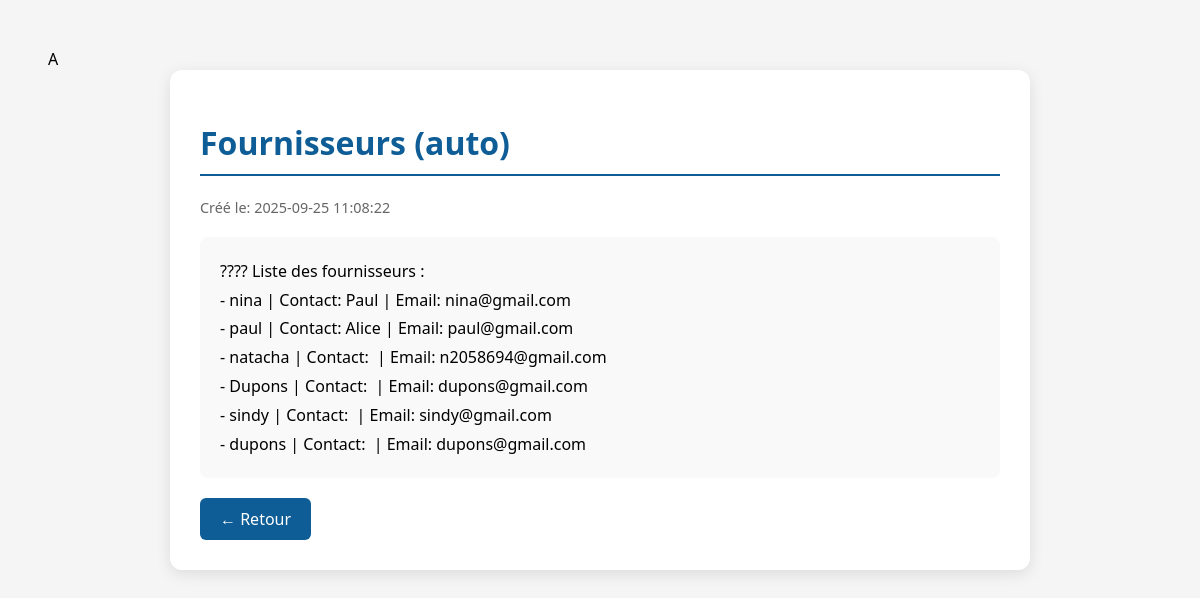
The app's page /public/rapport.php?voir=8 (signed in) with its own data.
### tables this page shows
CREATE TABLE IF NOT EXISTS `rapport` (
  `id_rapport` int NOT NULL AUTO_INCREMENT,
  `titre` varchar(150) DEFAULT NULL,
  `contenu` text,
  `date_creation` datetime DEFAULT CURRENT_TIMESTAMP,
  `id_utilisateur` int DEFAULT NULL,
  PRIMARY KEY (`id_rapport`),
  KEY `id_utilisateur` (`id_utilisateur`)
);

### public/rapport.php (called while the page is built)
<?php
require_once __DIR__ . "/../src/controllers/rapportController.php";
?>

### src/controllers/rapportController.php (the view, shortened to what this page needs)
<?php
require_once __DIR__ . "/../models/Rapport.php";
function trouverRapportParId($id) {
    global $pdo;
    $stmt = $pdo->prepare("SELECT * FROM rapport WHERE id_rapport=?");
    $stmt->execute([$id]);
    return $stmt->fetch(PDO::FETCH_ASSOC);
}
if (isset($_GET['voir']) && is_numeric($_GET['voir'])) {
    $rapport = trouverRapportParId($_GET['voir']);
    if ($rapport) {
        ?>
        <!DOCTYPE html>
        <html>
        <head>
        </head>
        <body>
            <div class="rapport">
                <h1><?= htmlspecialchars($rapport['titre']) ?></h1>
                <div class="meta">Créé le: <?= htmlspecialchars($rapport['date_creation']) ?></div>
                <div class="contenu"><?= htmlspecialchars($rapport['contenu']) ?></div>
                <a href="rapport.php" class="btn">← Retour</a>
            </div>
        </body>
        </html>
        <?php
        exit;
    }
}
?>

### src/controllers/rapportController.php (style rules this page uses)
body { font-family: 'Segoe UI', Arial, sans-serif; padding: 40px; background: #f5f5f5; }
.rapport { background: white; padding: 30px; border-radius: 12px; box-shadow: 0 4px 15px rgba(0,0,0,0.1); max-width: 800px; margin: 0 auto; }
h1 { color: #0e5d96; border-bottom: 2px solid #0e5d96; padding-bottom: 10px; }
.meta { color: #666; font-size: 0.9rem; margin-bottom: 20px; }
.contenu { white-space: pre-wrap; line-height: 1.8; background: #f9f9f9; padding: 20px; border-radius: 8px; }
.btn { display: inline-block; padding: 10px 20px; background: #0e5d96; color: white; text-decoration: none; border-radius: 6px; margin-top: 20px; }

### records on screen
rapport: titre "Fournisseurs (auto)", date_creation "2025-09-25 11:08:22", contenu "???? Liste des fournisseurs : - nina | Contact: Paul | Email: nina@gmail.com - paul | Contact: Alice | Email: paul@gmail.com - natacha | Contact: | Email: n2058694@gmail.com - Dupons | Contact: | Email: dupons@gmail.com - sindy | Contact: | Email: sindy@gmail.com - dupons | Contact: | Email: dupons@gmail.com"
